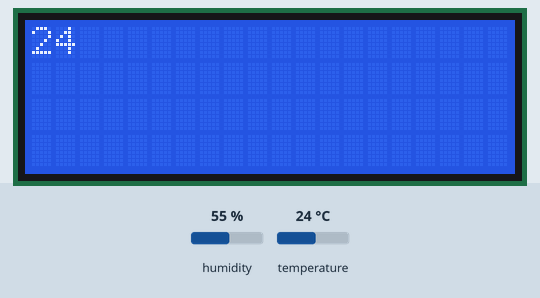
Recording of a sketch running on a simulated Arduino Uno, built with avr-gcc and run on an emulated ATmega328P. On the bench: 20×4 character LCD. Inputs (shaded band) come from the test bench; at power-on: temperature 24 °C, humidity 55 %. What the sketch prints to the serial monitor is not drawn.

Above: at 1.2 s.
1.3 s: temperature set to 12 °C
At 2.5 s:
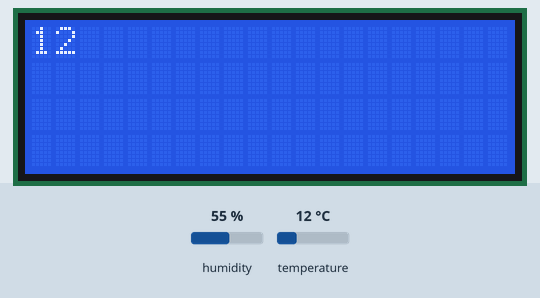
4.2 s: temperature set to 19 °C
7.1 s: temperature set to 28 °C
At 9.0 s:
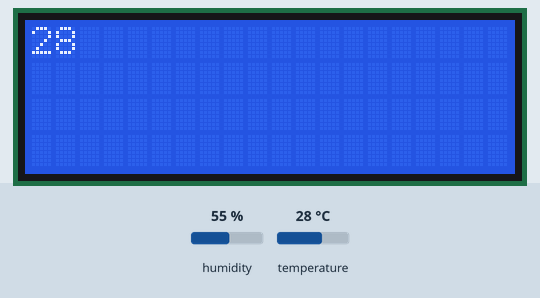
Timing chart, 0 to 10.5 s (numbered marks = the images above; inputs shaded):
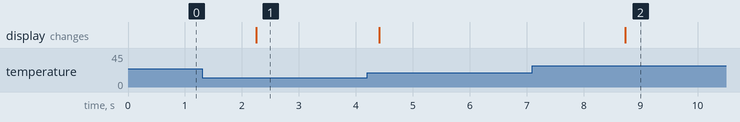

The sketch:

sketch.ino
```cpp
#include <DHT.h> //zahrne knihovnu "DHT sensor library" ! musi se nainstalovat z library manager
#include <Wire.h> //nemusi se instalovat
#include <LiquidCrystal_I2C.h> //musi se nainstalovat: https://github.com/johnrickman/LiquidCrystal_I2C/archive/refs/heads/master.zip
                                //vlozit a extrahovat do: C:\Users\student\Documents\Arduino\libraries

#define DHTPIN 2 //pin na kterem je pripojený singnál pin sensoru

#define DHTTYPE DHT11 //sensor je typu DHT11, při použití DTH22 stací přepsat

DHT dht(DHTPIN, DHTTYPE); //deklarace sensoru


LiquidCrystal_I2C lcd(0x27,20,4); // deklarace displaye 20 znaku, 4 radky, lze zmenit

void setup()
{
    Serial.begin(9600); //zahajit seriovy monitor
    dht.begin(); //zahajit prenos pro sensor

    lcd.init(); //inicializuje display
    lcd.backlight(); //zapne podsviceni
    lcd.setCursor(0,0); //nastavi cursor na 0x0
}
void loop()
{
    int teplota = dht.readTemperature(); //precist teplotu
    Serial.println(teplota); //napsat teplotu

    lcd.clear(); //smaže předešlý text z displaye
    lcd.print(teplota); //napiše teplotu na display

    delay(300);
}
```

Measured:
- after the input at 1.3 s, the display: changes after 0.95 s (image 1)
- after the input at 7.1 s, the display: changes after 1.6 s (image 2)
